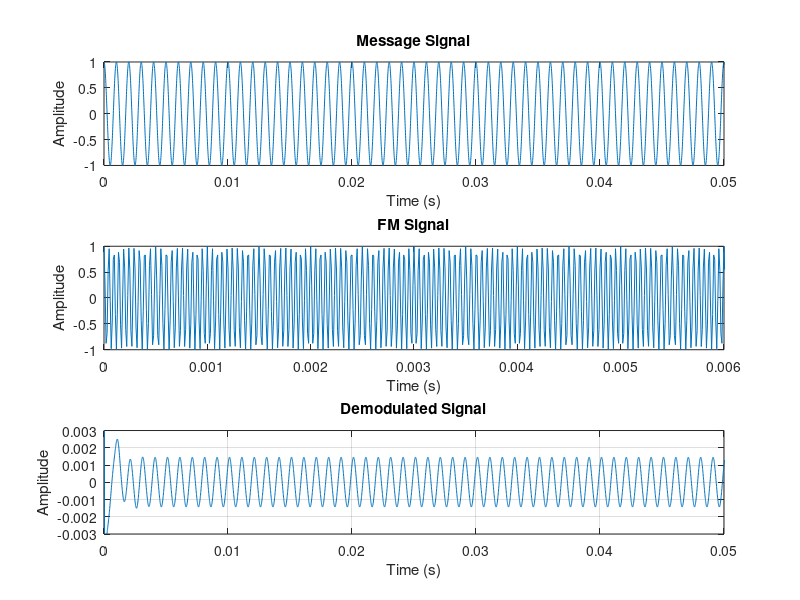
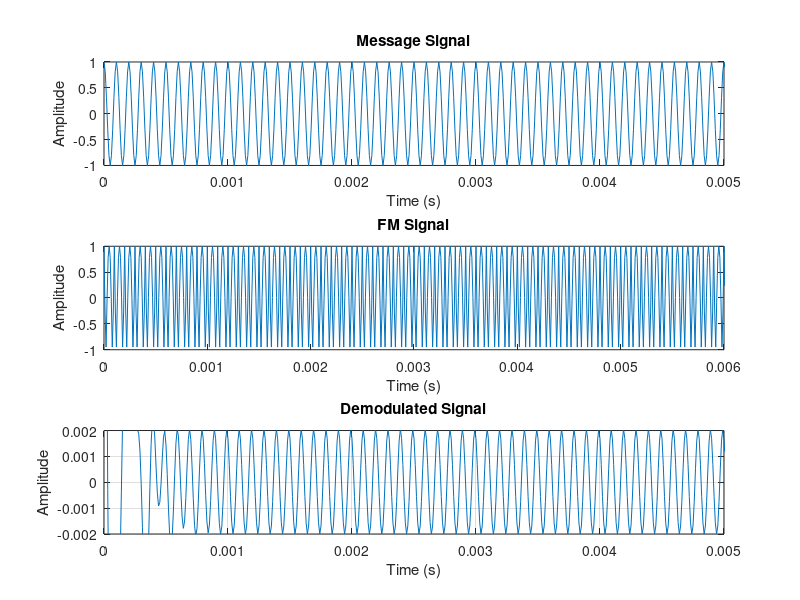

Write MATLAB code to recreate these figures, in order.
% L.B.I.P Thilakasiri - E/16/367
% EE357 Communication Systems: Laboratary 02 - FM Arctangent Demodulator

clear all;
close all;

% General Specifications
fm = 1000;      % Message Freq
fc = 20000;     % Carrier Freq
fs = 100000;     % Sampling Freq
t1 = 0:1/fs:2;  
len = length(t1);
ac = 1;         % Carrier Amplitude
am = 1;         % Message Amplitude
fn = fs/len;
ff = -fs/2:fn:fs/2-fn;
beta = 1;       % Beta Value
kf = 1;
del_f = kf*am; 
ct = ac*cos(2*pi*fc.*t1);   % Carrier Signal
mt = am*cos(2*pi*fm.*t1);   % Sinusoidal Message Signal
% FM Signal
fmt = ac*cos(2*pi*fc.*t1 + beta*sin(2*pi*fm.*t1));

% BPF Butterworth Filter Specifications
low_f = (fc - fm/2); 
high_f = (fc + fm/2); 
w_l = low_f/(fs/2);
w_h = high_f/(fs/2);
[b,a] = butter(3,[w_l,w_h]);

filt_fmt = filter(b,a,fmt);
xqt = filt_fmt.*sin(2*pi*fc.*t1);
xit = filt_fmt.*cos(2*pi*fc.*t1);

% LPF Butterworth Filter Specifications
[d,c] = butter(10,1*fc/(fs/2));

% q(t) & i(t) Given in the Lab Sheet
qt = filter(d,c,xqt);
it = filter(d,c,xit);

% Four-quadrant Inverse Tangent
x_atan = atan2(qt,it);

demod_mt = diff(x_atan)/(2*pi*del_f);   % first derivative

% Plots
figure(1)
subplot(3,1,1);
plot(t1,mt);
xlim([0,0.05]);
%ylim([-1,1]);
title("Message Signal");
xlabel('Time (s)')
ylabel('Amplitude')

subplot(3,1,2);
plot(t1,fmt);
xlim([0,3/500]);
%ylim([-1,1]);
title("FM Signal");
xlabel('Time (s)')
ylabel('Amplitude')

subplot(3,1,3);
plot(t1(1:end-1),demod_mt);
xlim([0,0.05]);
ylim([-0.003,0.003]);
title("Demodulated Signal");
xlabel('Time (s)')
ylabel('Amplitude')
grid on;

% (b) for a mix of the previous 1kHz signal
% & a 10kHz signal

fm2 = 10000;
mst = am*cos(2*pi*fm2.*t1); 
%fmst = fmmod(mst,fc,fs,fm2);  % FM Signal
fmst = ac*cos(2*pi*fc.*t1 + beta*sin(2*pi*fm2.*t1));

% BPF Butterworth Filter Specifications
low_f2 = (fc - fm2/2); 
high_f2 = (fc + fm2/2); 
w_l2 = low_f2/(fs/2);
w_h2 = high_f2/(fs/2);
[b2,a2] = butter(5,[w_l2,w_h2]);

filt_fmst = filter(b2,a2,fmst);
xqt2 = filt_fmst.*sin(2*pi*fc.*t1);
xit2 = filt_fmst.*cos(2*pi*fc.*t1);

% LPF Butterworth Filter Specifications
[d2,c2] = butter(10,1*fc/(fs/2));

% q(t) & i(t) Given in the Lab Sheet
qt2 = filter(d2,c2,xqt2);
it2 = filter(d2,c2,xit2);

% Four-quadrant Inverse Tangent
x_atan2 = atan2(qt2,it2);

demod_mt2 = diff(x_atan2)/(2*pi*del_f);   % first derivative

% Plots
figure(2)
subplot(3,1,1);
plot(t1,mst);
xlim([0,0.005]);
%ylim([-1,1]);
title("Message Signal");
xlabel('Time (s)')
ylabel('Amplitude')

subplot(3,1,2);
plot(t1,fmst);
xlim([0,3/500]);
%ylim([-1,1]);
title("FM Signal");
xlabel('Time (s)')
ylabel('Amplitude')

subplot(3,1,3);
plot(t1(1:end-1),demod_mt2);
xlim([0,0.005]);
ylim([-0.002,0.002]);
title("Demodulated Signal");
xlabel('Time (s)')
ylabel('Amplitude')
grid on;